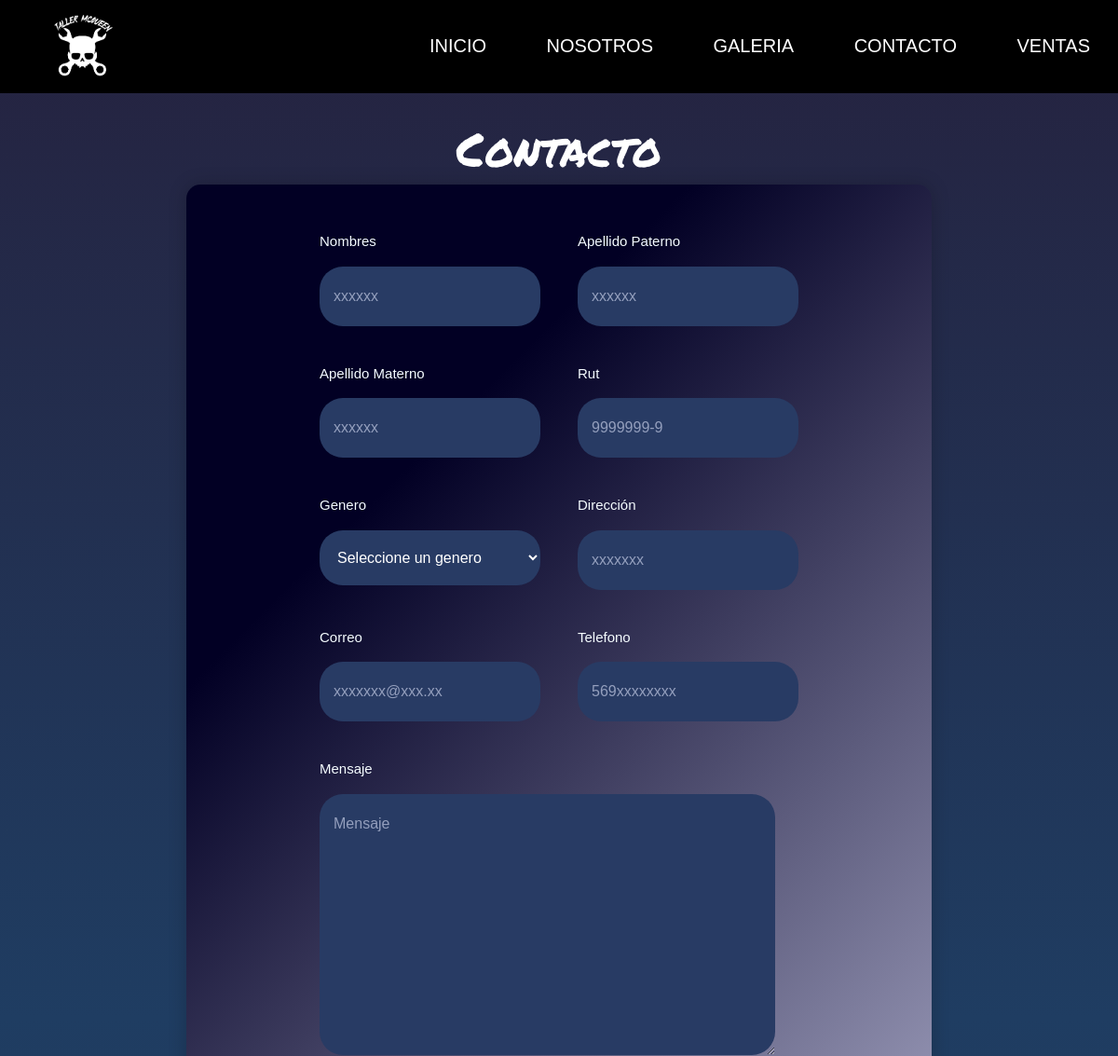
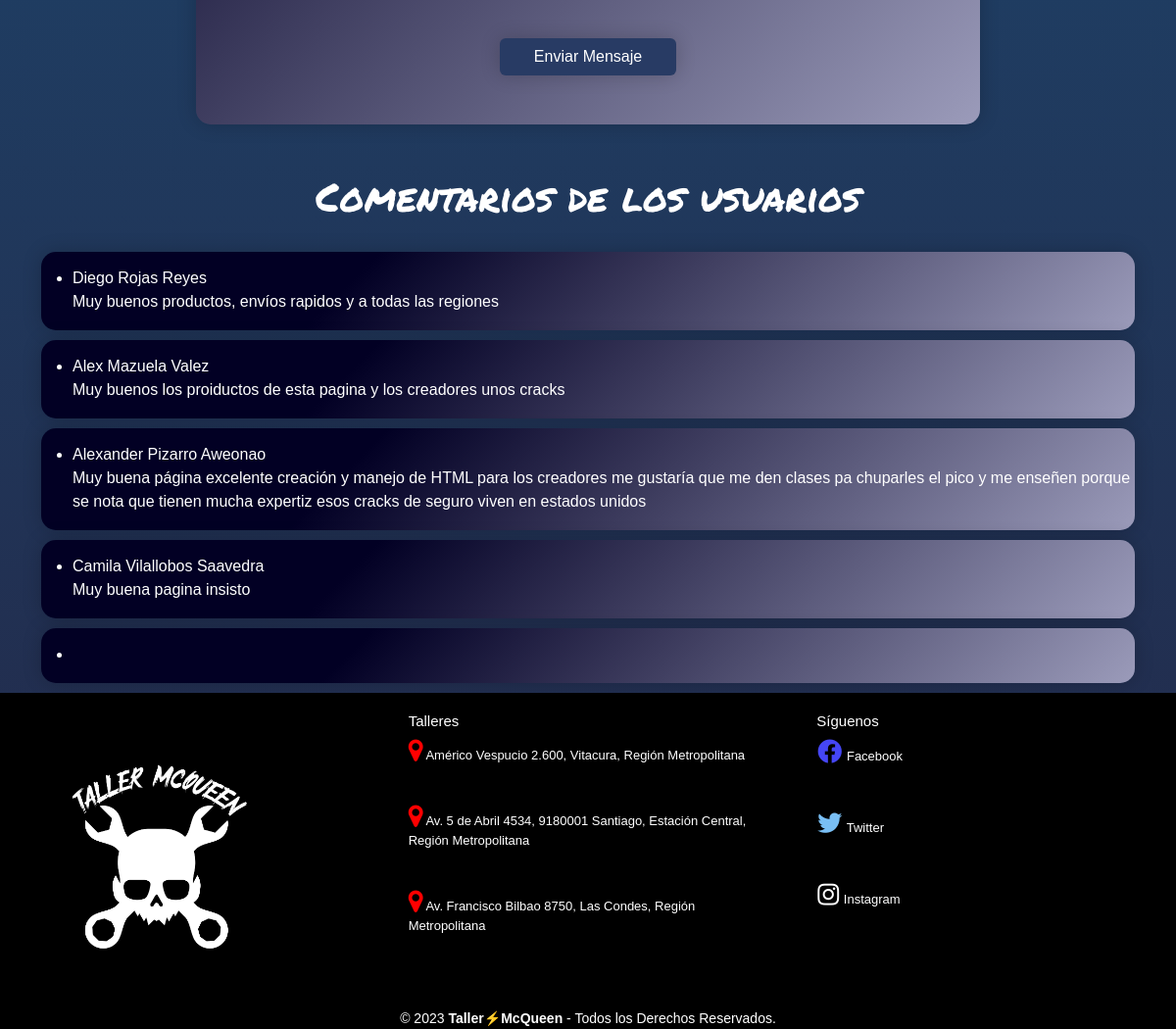
The app's page /mycontacto with its own data (2 pictures, top to bottom).
### productos/models.py (models this page shows, shortened)
class ContactoAdmin(models.Model):
    nombre=models.CharField(max_length=30)
    apellidoP=models.CharField(max_length=30)
    apellidoM=models.CharField(max_length=30)
    rut=models.CharField(max_length=11)
    genero=models.IntegerField(null=False, blank=False,choices=opciones_genero
                               ,default=1)
    direccion=models.CharField(max_length=50)
    email=models.EmailField(max_length=60)
    phone=models.CharField(max_length=11)
    mensaje=models.CharField(max_length=300)

### productos/views.py (the view)
# urls.py: path('mycontacto', views.contacto, name='contacto'),
def contacto(request):
    productos= ContactoAdmin.objects.raw('SELECT * from productos_contactoadmin')
    print(productos)
    context={'productos':productos}
    return render(request, 'productos/contacto.html',context)

### productos/templates/productos/contacto.html (shortened to what this page needs)
{% extends 'productos/base.html' %}
{% load static %}
{% block contenido%}
<body id="contacto">
<h1 class="titC" style="padding-top: 130px; font-family: 'Permanent Marker'; font-size: 50px; text-align: center; color: white;">Contacto</h1>
    <div class="formulario">
        <form action="{% url 'registrarComentario' %}" id="formulario" method="POST">{% csrf_token %}
            <div class="form-group" >
                <div class="form-content">
                    <label for="name">Nombres</label>
                    <input type="text" id="name" name="nombre" placeholder="xxxxxx" maxlength="30" minlength="2" pattern="[A-Za-z]+">
                </div>
                <div class="form-content">
                    <label for="apPaterno">Apellido Paterno</label>
                    <input type="text" id="apPaterno" name="apellidoP" placeholder="xxxxxx" maxlength="30" minlength="3" pattern="[A-Za-z]+">
                </div>
                <div class="form-content">
                    <label for="apMaterno">Apellido Materno</label>
                    <input type="text" id="apMaterno" name="apellidoM" placeholder="xxxxxx" maxlength="30" minlength="3" pattern="[A-Za-z]+">
                </div>
                <div class="form-content">
                    <label for="rut">Rut</label>
                    <input type="text" id="rut" name="rut" placeholder="9999999-9" maxlength="10" minlength="9" pattern="[0-9\-]+">
                </div>
                <div class="form-content" id="box-container">
                    <label for="select-box">Genero</label>
                    <select name="genero" id="select-box">
                        <option value="0" selected>Seleccione un genero</option>
                    </select>
                </div>
                <div class="form-content">
                    <label for="direccion">Dirección</label>
                    <input type="text" id="direccion" name="direccion" placeholder="xxxxxxx" maxlength="60" minlength="15">
                </div>
                <div class="form-content">
                    <label for="email">Correo</label>
                    <input type="email" id="email" name="email" placeholder="xxxxxxx@xxx.xx">
                </div>
                <div class="form-content">
                    <label for="phone">Telefono</label>
                    <input type="tel" id="phone" name="phone" placeholder="569xxxxxxxx" pattern="^[0-9]+$" maxlength="11" minlength="11" >
                </div>
                <div class="form-content">
                    <label for="message">Mensaje</label>
                <textarea class="textoo" type="message" id="message" name="mensaje" cols="30" rows="10" placeholder="Mensaje" maxlength="300"></textarea>
                </div>
            </div>
            <div class="form-content" id="">
                <input class="btn" type="submit" name="contact" value="Enviar Mensaje" style="background-color: #283b64; color: white;">
            </div>
        </form>
    </div>
    <div class="container" id="msjusers" style="color: white;">
        <div>
            <h1>Comentarios de los usuarios</h1>
            <br>
            {% for productos in productos %}
            <div id="contenedormsj">
                <ul>
                    <li>{{productos.nombre}} {{productos.apellidoP}} {{productos.apellidoM}}
                    <br>
                    {{productos.mensaje}}
                </ul>
            </div>
            {% endfor %}
        </div>
    </div>
</body>
{% endblock%}

### productos/static/productos/css/stylex.css (style rules this page uses)
* { margin: 0; padding: 0; border: 0; font-size: 100%; vertical-align: baseline; }
body { text-align: center; font-family: sans-serif; min-height: 100vh; }
.container { text-align: center; }
#contacto { font-family: Arial, Helvetica, sans-serif; background: linear-gradient( 180deg, rgba(37,34,63,1) 0%, rgba(31,61,98,1) 50%, rgba(35,40,72,1) 100% ); align-items: center; justify-content: center; min-height: 100vh; }
form { padding: 50px; background: rgb(2, 0, 36); background: linear-gradient( 135deg, rgba(2, 0, 36, 1) 29%, rgba(155, 155,186, 1) 100%, rgba(0, 212, 255,1) 100% ); border-radius: 15px; box-shadow: 0 0 20px rgba(0, 0, 0, 0.2); width: 800px; text-align: left; flex-direction: column; }
.form-group { display: grid; grid-template-columns: repeat(2,1fr); grid-gap: 40px; margin-bottom: 40px; }
.form-content { display: flex; flex-direction: column; }
label { color: #f5fcff; font-size: 15px; margin-bottom: 15px; }
input, textarea { padding: 20px 15px; background-color: #283b64; border: 0; outline: none; border-radius: 25px; color: #f5fcff; font-size: 16px; }
::placeholder { color: #949fbd; font-size: 16px; }
textarea { margin-bottom: 40px; }
.textoo { margin-right: -350px; }
#message { width: 489px; padding:auto; }
.btn { padding: 17px 15px; width: 180px; align-self: center; display: flex; text-transform: capitalize; color: #f5fcff; font-size: 16px; box-shadow: 0 0 20px rgba(0, 0, 0, 0.2); cursor: pointer; }
#select-box { border: none; background-color: #283b64; color: white; font-size: 16px; padding: 20px 15px; border-radius: 25px; }
#select-box option { border-radius: 25px; }
.formulario, form { justify-content: center; align-items: center; display: flex; padding-bottom: 50px; }
#msjusers { font-family: 'Permanent Marker', cursive; }
#contenedormsj { font-family: Arial, Helvetica, sans-serif; background: linear-gradient( 135deg, rgba(2, 0, 36, 1) 29%, rgba(155, 155,186, 1) 100%, rgba(0, 212, 255,1) 100% ); justify-content: left; border-radius: 15px; box-shadow: 0 0 20px rgba(0, 0, 0, 0.2); text-align: left; padding-top: 15px; padding-bottom: 1px; margin-bottom: 10px; }

### records on screen
ContactoAdmin: nombre "Diego", apellidoP "Rojas", apellidoM "Reyes", mensaje "Muy buenos productos, envíos rapidos y a todas las regiones"
ContactoAdmin: nombre "Alex", apellidoP "Mazuela", apellidoM "Valez", mensaje "Muy buenos los proiductos de esta pagina y los creadores unos cracks"
ContactoAdmin: nombre "Alexander", apellidoP "Pizarro", apellidoM "Aweonao", mensaje "Muy buena página excelente creación y manejo de HTML para los creadores me gustaría que me den clases pa chuparles el pico y me enseñen porque se nota que tienen mucha expertiz esos cracks de seguro viven en estados unidos"
ContactoAdmin: nombre "Camila", apellidoP "Vilallobos", apellidoM "Saavedra", mensaje "Muy buena pagina insisto"
